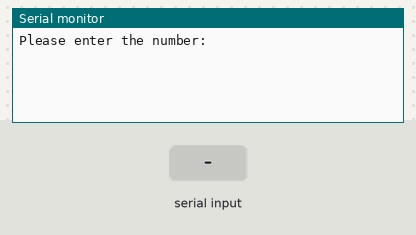
The sketch below on a simulated Arduino Uno, built with avr-gcc and run on an emulated ATmega328P. Parts: the last lines printed to the serial monitor. The test bench sets the inputs (shaded band).

Above: at 1.2 s.
1.3 s: "90,45\n" received over Serial
At 1.7 s:
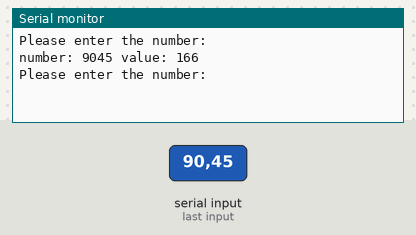
2.8 s: "30,150\n" received over Serial
At 4.1 s:
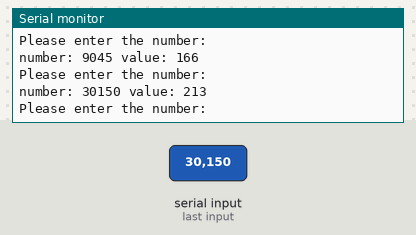

Measured:
- after the input at 1.3 s, the serial monitor: prints a new line at once (image 1)
- after the input at 2.8 s, the serial monitor: prints a new line at once (image 2)

The sketch:

Exercise_d_.ino
```cpp
// SimpleMap.ino
// 4105054025、鄭琮寶

byte value;
int number;
int keyin;

void setup() {
  Serial.begin(9600);
}

void loop() {
  number = 0;
  Serial.println("Please enter the number:");
  while (Serial.available() == 0){ }; // 當接收到數據的時候 Serial.available() > 0
  keyin = Serial.read(); // 讀取輸入的值
  while (keyin != '\n') { // 若按下enter退出迴圈
    if(keyin >= '0' && keyin <= '9'){ // 處理0~9的符號
      number = number * 10 + (keyin - '0');
    }
    keyin = Serial.read(); // 讀取輸入的值
  }

  // 把value的範圍由120對映到0-9之間
  // 注意只有在number=120的時候才會對應到9
  // 當輸入值超出範圍時，會等比例放大
  value = map(number, 0, 120, 0, 9);
  Serial.print("number: ");
  Serial.print(number, DEC);
  Serial.print(" value: ");
  Serial.println(value, DEC);
}
```
